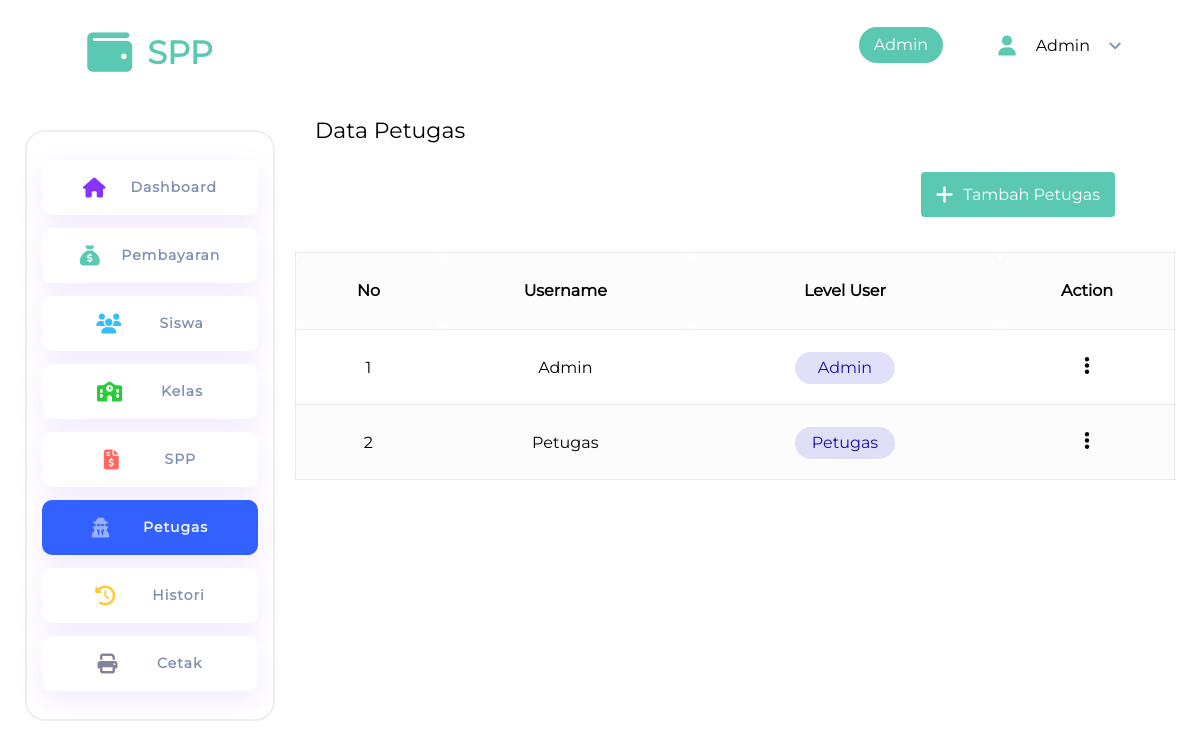
The page /petugas/index.php (signed in) on the database its author committed.
### tables this page shows
CREATE TABLE `petugas` (
  `id_petugas` int(11) NOT NULL,
  `username` varchar(200) NOT NULL,
  `password` varchar(255) NOT NULL,
  `level_user` enum('petugas','admin') NOT NULL
);

### app/query.php (called while the page is built, shortened)
<?php
function query($query, $returnFetch = true, $returnInArray = false)
{
    global $koneksi;
    $query = mysqli_query($koneksi, $query);
    return $query;
}

### petugas/index.php (the view, shortened to what this page needs)
<?php
include '../templates/header.php';
?>
<link rel="stylesheet" href="<?=homeUrl()?>/assets/css/page/form.css">
<h1 class="page-title">Data Petugas</h1>
<div class="header-container">
    <a class="button bg-green" href="insert.php"
        style="display:flex; padding: 15px 15px; height: 45px; align-items:center; gap:10px">
        <li class="ico ico-plus c-white"></li>Tambah Petugas
    </a>
</div>
<table class="table" style="text-align: center;">
    <thead>
        <tr>
            <th>No</th>
            <th>Username</th>
            <th>Level User</th>
            <th>Action</th>
        </tr>
    </thead>
    <tbody>
        <?php
$data = query("SELECT * FROM petugas", false);
$i = 1;
foreach ($data as $petugas):
?>
    <tr>
            <td><?=$i?></td>
            <td><?=ucfirst($petugas['username'])?></td>
            <td align="center">
                <div style="width: 100px;">
                    <div class="badge badge-info">
                        <?=ucfirst($petugas['level_user'])?>
                    </div>
                </div>
            <td align="center">
                <div class="dropdown dropdown-right">
                    <button class="button button-transparent" data-toggle="dropdown">
                        <li class="ico ico-ellipsis-v c-black"></li>
                    </button>
                </div>
            </td>
            </td>
        </tr>
        <?php
$i++;
endforeach;
?>
    </tbody>
</table>
<?php
include '../templates/footer.php';
?>

### assets/css/app.css (style rules this page uses)
*, body, html { position: relative; margin: 0; padding: 0; box-sizing: border-box; font-family: "Montserrat", sans-serif !important; -webkit-font-smoothing: antialiased; }
a { text-decoration: none; color: #0056b3; }
li { list-style-type: none; }
.page-title { font-size: 22px; margin: 30px 20px; }

### assets/css/page/form.css (style rules this page uses)
.header-container { display: grid; grid-template-columns: auto auto; justify-content: space-between; align-items: center; padding: 0 40px 0 0; margin: 0 20px 35px 20px; gap: 15px; justify-items: end; }
td .dropdown { width: 25px; }

### assets/css/components/colors.css (style rules this page uses)
:root { --color-danger: rgb(255 102 51); --color-info: rgb(51 191 255); --color-success: rgb(40 204 57); --color-sky: rgb(51 97 255); --color-warning: rgb(255 203 51); --color-primary: rgb(136 51 255); --color-secondary: rgb(125 143 179); --color-green-pastel: rgb(91 200 178); --color-red-pastel: rgb(255 105 97); --color-yellow-pastel: rgb(253 253 150); --neutral-gray-dark: rgb(84 85 99); --neutral-black: rgb(43 43 67); --neutral-gray: rgb(131 133 156); --color-gray: rgb(188 190 200); --badge-bg-success: rgb(235 249 241); --badge-success: rgb(31 146 84); --badge-bg-danger: rgb(251 231 232); --badge-danger: rgb(163 13 17); --badge-bg-warning: rgb(242 242 186); --badge-warning: rgb(163 83 13); --badge-bg-info: rgba(188, 186, 242, 0.45); --badge-info: rgb(31, 13, 163); --hover-brightness: 0.9; --icon-size: 20px; --logo-size: 45px; }
.c-black { color: black !important; }
.c-white { color: white !important; }
.bg-green { background-color: var(--color-green-pastel) !important; }

### assets/css/components/button.css (style rules this page uses)
.button { border-radius: 4px; padding: 5px 10px; border: none; cursor: pointer; transition: all 250ms; }
.button.button-transparent { background-color: transparent; }
.button.bg-danger, .button.bg-success, .button.bg-info, .button.bg-primary, .button.bg-sky, .button.bg-red, .button.bg-green { color: white; }

### assets/css/components/table.css (style rules this page uses)
.table { margin: 30px 0; width: 100%; overflow-x: auto; }
tr { transition: 200ms all ease-in-out; border: 1px solid rgba(85, 86, 90, 0.12) !important; }
th { font-weight: bold !important; }
.table thead tr { background-color: #fcfcfc !important; }
.table thead tr * { border-radius: 10px; padding: 30px 0 !important; vertical-align: middle !important; }
.table tr:nth-child(even) { background-color: #fcfcfc; }
th, td { padding: 20px 35px !important; }

### assets/css/components/badge.css (style rules this page uses)
.badge { text-align: center; border-radius: 22px; padding: 8px 12px; }
.badge.badge-info { background-color: var(--badge-bg-info); color: var(--badge-info); }

### assets/css/components/dropdown.css (style rules this page uses)
.dropdown { position: relative; gap: 15px; width: auto; min-width: 25px; }

### assets/css/components/circle.css (style rules this page uses)
:root { --circle-sky: rgba(51, 99, 255, 0.35); --circle-red: rgba(255, 105, 97, 0.35); --circle-green: rgba(91, 200, 178, 0.35); }

### rows shown on the page
petugas: username "Admin", level_user "Admin"
petugas: username "Petugas", level_user "Petugas"

### other values the page prints
getLevel() "Admin"
getUName() "Admin"
